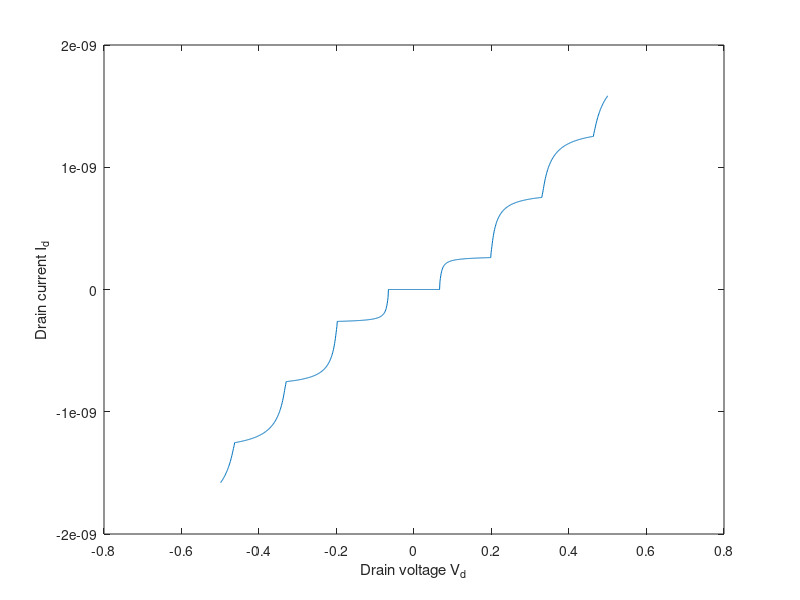
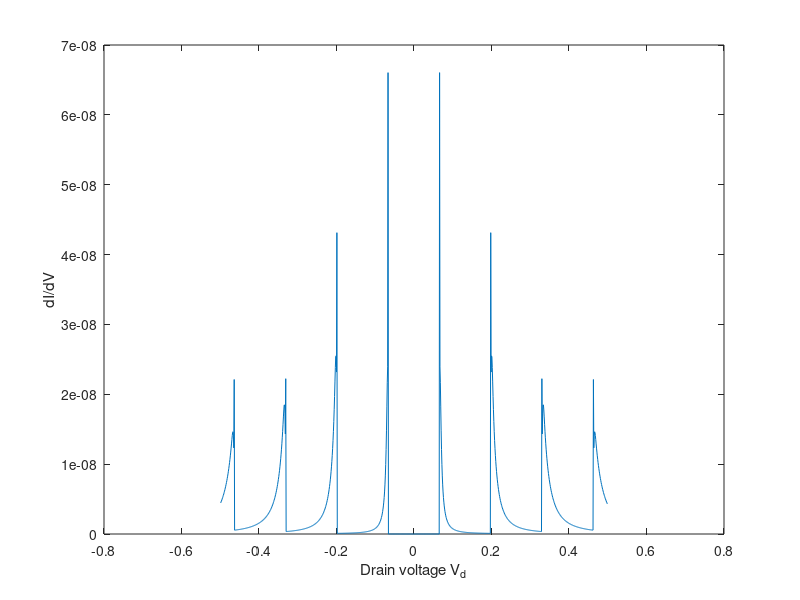
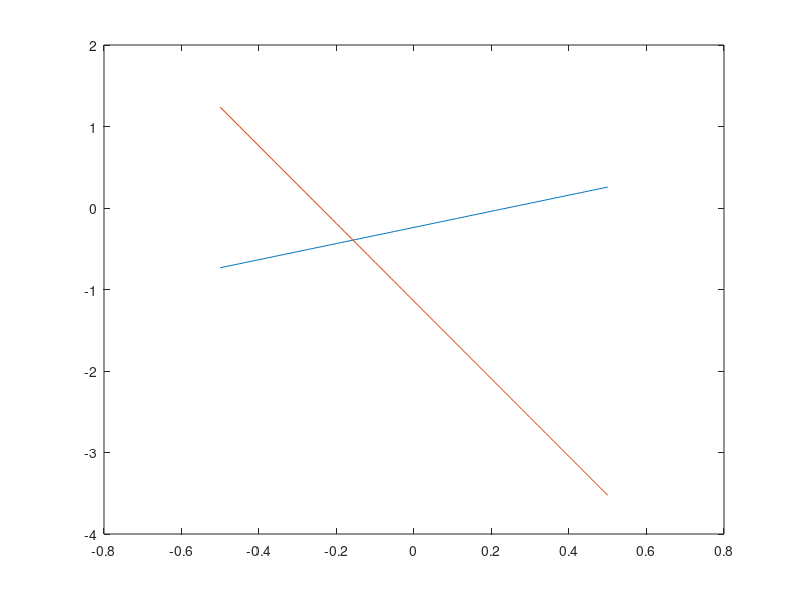

MATLAB code to generate these figures, in order: (Note: this script raises an error after producing the figures.)
% Matlab program source for numerical simulation of Master equation
% in single electron transistor

%1. first step, the following physical constant and device parameters are defined as follows.
clc;
clear all;
close all;
% Definition of Physical constant
q=1.602e-19;    % electronic charge (C)
kb=1.381e-23;   % Boltzman constant (J/K)
% Definition of Device parameters
c1=1.0e-20;     % tunnel capacitor C1 (F)
c2=2.1e-19;     % tunnel capacitor C2 (F)
cg=1.0e-18;     % gate capacitor Cg (F)
ctotal=c1+c2+cg;    % total capacitance (F)
mega=1000000;   % definition of mega=106
r1=15*mega;     % tunnel resistance R1 (Ohm)
r2=250*mega;    % tunnel resistance R2 (Ohm)

%2. The values of external parameters (V, V_G, Q_0 and T) is given. Here,
%the V_G , Q_0 and T are kept a constant while the V is varied from Vmin to Vmax, as follows:
Vg=0;   % gate voltage (V)
q0=0;   % background charge q0 is assumed to be zero
temp=10;    % temperature T (K)
vmin=-0.5;  % drain voltage minimum Vmin (V)
vmax=0.5;   % drain voltage maximum Vmax (V)
NV=1000;    % number of grid from Vmin to Vmax
dV=(vmax-vmin)/NV;  % drain voltage increment of each grid point
for iv=1:NV     % loop start for drain voltage
    Vd(iv)=vmin+iv*dV;   % drain voltage in each grid point
    % Note that loop end for drain voltage is located in the end of this program source
    
    %3. Calculation of ?F, as follows:
    Nmin=-20;    % minimum number of N (charge number in dot)
    Nmax=20;     % maximum number of N (charge number in dot)
    for ne=1:Nmax-Nmin  % loop start for N
        n=Nmin+ne;   % N charge number in dot
        %Calculation of deltaE
        dE1p=q/ctotal*(0.5*q+(n*q-q0)-(c2+cg)*Vd(iv)+cg*Vg);
        dE1n=q/ctotal*(0.5*q-(n*q-q0)+(c2+cg)*Vd(iv)-cg*Vg);
        dE2p=q/ctotal*(0.5*q-(n*q-q0)-c1*Vd(iv)-cg*Vg);
        dE2n=q/ctotal*(0.5*q+(n*q-q0)+c1*Vd(iv)+cg*Vg);
        % Noted that loop end for N is located after calculation of \Gamma
        
        %4. the values of ?F are identified and then used for the calculation of \Gamma. If ?F is negative,
        % will be calculated by equations (26a) and (26b). However, if the ?F is positive, \Gamma is set to
        % be closed to the zero (very small). Note that the value of \Gamm ais always positive. These
        % identifications are done for four conditiond of ?F.
        
        if dE1p<0
            T1p(ne)=1/(r1*q*q)*(-dE1p)/(1-exp(dE1p/(kb*temp)));
            % ? positive in equation (26a)
        else
            T1p(ne)=1e-1; % ? positive is assumed to be very small
        end
        if dE1n<0
            T1n(ne)=1/(r1*q*q)*(-dE1n)/(1-exp(dE1n/(kb*temp)));
            % ? negative in equation (26a)
        else
            T1n(ne)=1e-1; % if negative is assumed to be very small
        end
        if dE2p<0
            T2p(ne)=1/(r2*q*q)*(-dE2p)/(1-exp(dE2p/(kb*temp)));
            %  positive in equation (26b)
        else
            T2p(ne)=1e-1; % if positive is assumed to be very small
        end
        
        if dE2n<0
            T2n(ne)=1/(r2*q*q)*(-dE2n)/(1-exp(dE2n/(kb*temp)));
            % ? negative in equation (26b)
        else
            T2n(ne)=1e-1; % if negative is assumed to be very small
            
        end
    end % loop end for N
    
    % 5. The p(n) of equation (28) is calculated. For this, normalization of equation (31a) must
    % be satisfied. Here, the values of p(Nmin) and p(Nmax) is assumed to be 0.01.
    
    p(1)=0.001; % ?(Nmin) is assumed to be 0.01
    p(Nmax-Nmin)=0.001; % ?(Nmax) is assumed to be 0.01
    % 6. Normalization of p is done. Here, ? p(n) is calculated.
    sum=0; % sum=0 is initial value to calculate ?
    for ne=2:Nmax-Nmin
        p(ne)=p(ne-1)*(T2n(ne-1)+T1p(ne-1))/(T2p(ne)+T1n(ne));
        % calculation of ?(N) in equation (28)
        % The conditions below are used to avoid divergence of Matlab  calculation
       
        if p(ne)>1e250
            p(ne)=1e250;
        end
        if p(ne)<1e-250
            p(ne)=1e-250;
        end
        % ---------------------
        sum=sum+p(ne);
    end
    for ne=2:Nmax-Nmin
        p(ne)=p(ne)/sum; % Normalization in equation (31b)
    end
    
    %Finally, the current is computed as follows:
    
    sumI=0; % sumI=0 is initial condition for current calculation
    
    for ne=2:Nmax-Nmin
        sumI=sumI+p(ne)*(T2p(ne)-T2n(ne));
    end
    I(iv)=q*sumI; % I in equation (32b)
end % end of drain voltage loop
figure('Name','plot of I vs V_d','NumberTitle','off');
plot(Vd,I); % plot of I vs V
xlabel ('Drain voltage V_d');
ylabel ('Drain current I_d');
for iv=1:NV-1
    dIdV(iv)=(I(iv+1)-I(iv))/dV; % calculation of dI/dV
end
figure('Name','plot of dI/dV vs V_d','NumberTitle','off');
plot(Vd(1,1:NV-1),dIdV);
xlabel ('Drain voltage V_d');
ylabel ('dI/dV');
%Coulomb Blockade Plot : Vd vs Vg
%deltaVd = e/cg;
deltaVcbp = q/(cg + c1); %usato per il fascio di rette con slope positivo da plottare
deltaVcbn = q/c2; %usato per il fascio di rette con slope negativo da plottare
Vg_min = -0.5;
Vg = (Vg_min : 0.01 : -Vg_min);
for i = 1:length(Vg)
    Vcbp = ((q/2) + Vg *cg)/(cg+c1); %Vcb positive slope
    Vcbn = q/(2*c2) - (Vg*cg)/c2; %Vcb negative slope
end
deltax = q/cg;
deltay = (2*q)/ctotal;
numeroFasciRette = 4;
figure('Name','Coulomb Blockade','NumberTitle','off');
for i = -numeroFasciRette/2 : numeroFasciRette/2
    plot (Vg, Vcbp + i*deltaVcbp);
    hold on;
    plot (Vg, Vcbn + i*deltaVcbn);
    hold on;
    % Identificazione dei rombi
    pgon = polyshape([-q/(2*cg)+i*deltax ((cg+c1)*q/ctotal-q/2)/cg+i*deltax q/(2*cg)+i*deltax  -(((cg+c1)*q/ctotal-q/2)/cg)+i*deltax],...
    [0  q/ctotal   0  -q/ctotal]);
    plot(pgon);
end
xlabel ('Gate voltage V_g');
%xlim([min(Vg)  max(Vg)]);
ylabel ('Coulomb Blockade voltage V_{Cb}');
%ylim([min(Vcbn+numeroFasciRette/2*deltaVcbn)   max(Vcbp+numeroFasciRette/2*deltaVcbp)]);
grid on;
hold off;
%N vs Vg
clear Vg
for n = Nmin:Nmax
    Vg (n+Nmax+1) = q/cg*(n+1/2);
end
figure('Name','Electrons in dot vs. Vg','NumberTitle','off');
stairs (Vg, Nmin:Nmax);
xlabel ('Gate voltage V_g');
xlim([min(Vg)  max(Vg)]);
ylabel ('Number of electrons stored in the dot');
ylim([Nmin  Nmax]);
grid on;
